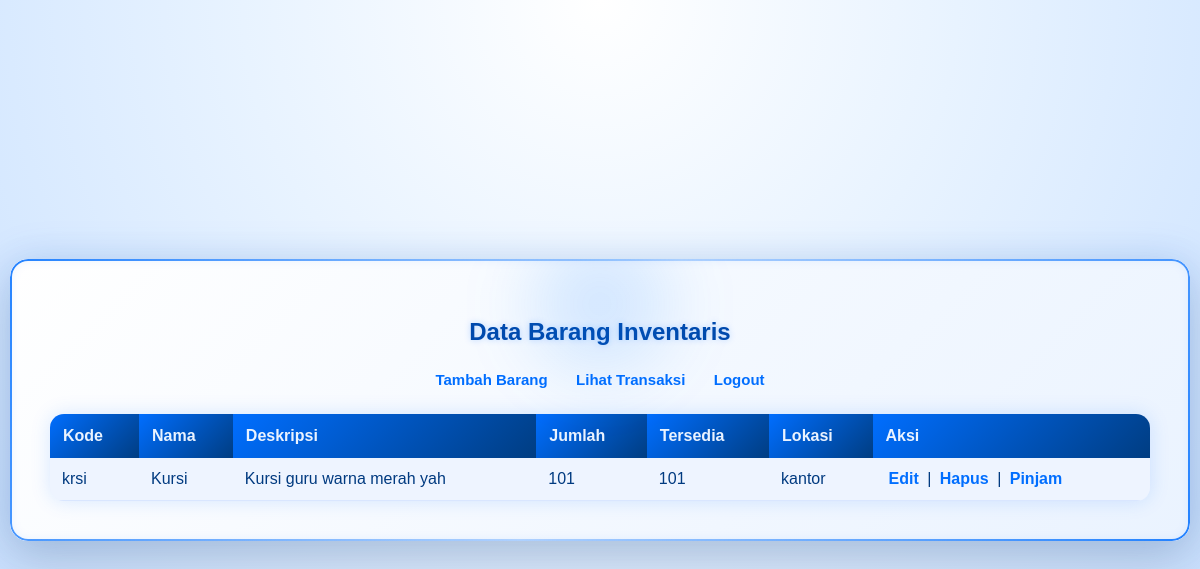
/dashboard.php (signed in), run on the app's committed database.
### tables this page shows
CREATE TABLE `barang` (
  `id` int NOT NULL,
  `nama` varchar(100) NOT NULL,
  `deskripsi` text NOT NULL,
  `jumlah` int NOT NULL,
  `tersedia` int NOT NULL,
  `lokasi` varchar(100) NOT NULL,
  `kode` varchar(50) NOT NULL,
  `created_at` timestamp NOT NULL DEFAULT CURRENT_TIMESTAMP
);

### dashboard.php (the view, shortened to what this page needs)
<?php
  include ('database.php');
  $result = mysqli_query ($conn, "SELECT * FROM barang ORDER BY id DESC")
?>
<!DOCTYPE html>
<html lang="en">
<head>
</head>
<body>
<div class="container">
    <h2>Data Barang Inventaris</h2>
    <div class="menu">
        <a href="add_barang.php">Tambah Barang</a>
        <a href="transaksi.php">Lihat Transaksi</a>
        <a href="logout.php">Logout</a>
    </div>
    <table>
        <tr>
            <th>Kode</th>
            <th>Nama</th>
            <th>Deskripsi</th>
            <th>Jumlah</th>
            <th>Tersedia</th>
            <th>Lokasi</th>
            <th>Aksi</th>
        </tr>
        <?php while ($data = mysqli_fetch_assoc($result)): ?>
        <tr>
            <td><?= $data['kode'] ?></td>
            <td><?= $data['nama'] ?></td>
            <td><?= $data['deskripsi'] ?></td>
            <td><?= $data['jumlah'] ?></td>
            <td><?= $data['tersedia'] ?></td>
            <td><?= $data['lokasi'] ?></td>
            <td class="action">
                <a href="edit_barang.php?id=<?= $data['id'] ?>">Edit</a> |
                <a href="hapus_barang.php?id=<?= $data['id'] ?>" onclick="return confirm('Yakin hapus?')">Hapus</a> |
                <a href="pinjam_barang.php?id=<?= $data['id'] ?>">Pinjam</a>
            </td>
        </tr>
        <?php endwhile; ?>
    </table>
</div>
</body>

### dashboard.php (style rules this page uses)
body { margin: 0; min-height: 100vh; display: flex; justify-content: center; align-items: center; background: radial-gradient(circle at top, rgba(255, 255, 255, 1) 0%, rgba(230, 242, 255, 0.9) 35%, rgba(0, 110, 255, 0.25) 100% ); font-family: "Poppins", sans-serif; }
.container { width: 92%; max-width: 1100px; padding: 40px; border-radius: 18px; position: relative; background: linear-gradient(135deg, #ffffff, #eaf3ff); box-shadow: 0 0 40px rgba(0, 110, 255, 0.15), 0 20px 50px rgba(0, 0, 0, 0.15), inset 0 0 12px rgba(0, 110, 255, 0.10); overflow: hidden; }
.container::after { content: ""; position: absolute; inset: 0; border-radius: 18px; background: linear-gradient( 120deg, rgba(0, 110, 255, 0.85), rgba(0, 110, 255, 0.25), rgba(0, 110, 255, 0.85) ); padding: 2px; -webkit-mask: linear-gradient(#fff 0 0) content-box, linear-gradient(#fff 0 0); -webkit-mask-composite: xor; mask-composite: exclude; box-shadow: 0 0 25px rgba(0, 110, 255, 0.35), 0 0 45px rgba(0, 110, 255, 0.25); pointer-events: none; }
.container::before { content: ""; position: absolute; top: -60px; left: 50%; width: 210px; height: 210px; transform: translateX(-50%); border-radius: 50%; background: radial-gradient( rgba(0, 120, 255, 0.18), transparent 70% ); filter: blur(26px); animation: rotateLight 14s linear infinite; pointer-events: none; }
.container h2 { text-align: center; margin-bottom: 25px; font-weight: 600; color: #004aad; text-shadow: 0 0 6px rgba(0, 110, 255, 0.25); }
.menu { text-align: center; margin-bottom: 25px; }
.menu a { margin: 0 12px; text-decoration: none; color: #006eff; font-weight: 700; font-size: 15px; transition: 0.25s; }
table { width: 100%; border-collapse: collapse; margin-top: 10px; background: #f9fbff; border-radius: 14px; overflow: hidden; box-shadow: 0 0 20px rgba(0, 110, 255, 0.15), inset 0 0 8px rgba(0, 110, 255, 0.1); }
table th { padding: 13px; background: linear-gradient(135deg, #006eff, #003d82); color: #eaf3ff; font-weight: 600; text-align: left; }
table td { padding: 12px; color: #003a80; border-bottom: 1px solid #d9e6ff; }
table tr:nth-child(even) { background: #eef4ff; }
.action a { text-decoration: none; font-weight: 700; color: #006eff; margin: 0 4px; transition: 0.25s; }

### data on the page
barang: kode "krsi", nama "Kursi", deskripsi "Kursi guru warna merah yah", jumlah "101", tersedia "101", lokasi "kantor"
